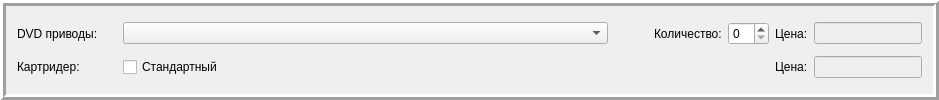
        <widget class="QFrame" name="frame_7">
         <property name="frameShape">
          <enum>QFrame::Box</enum>
         </property>
         <property name="frameShadow">
          <enum>QFrame::Raised</enum>
         </property>
         <property name="lineWidth">
          <number>3</number>
         </property>
         <layout class="QGridLayout" name="gridLayout_7">
          <item row="0" column="0">
           <layout class="QHBoxLayout" name="horizontalLayout_16">
            <item>
             <widget class="QLabel" name="label_42">
              <property name="minimumSize">
               <size>
                <width>100</width>
                <height>0</height>
               </size>
              </property>
              <property name="text">
               <string>DVD приводы: </string>
              </property>
             </widget>
            </item>
            <item>
             <widget class="QComboBox" name="comboBox_DVD">
              <property name="minimumSize">
               <size>
                <width>485</width>
                <height>0</height>
               </size>
              </property>
             </widget>
            </item>
            <item>
             <spacer name="horizontalSpacer_23">
              <property name="orientation">
               <enum>Qt::Horizontal</enum>
              </property>
              <property name="sizeHint" stdset="0">
               <size>
                <width>40</width>
                <height>20</height>
               </size>
              </property>
             </spacer>
            </item>
            <item>
             <widget class="QLabel" name="label_43">
              <property name="text">
               <string>Количество:</string>
              </property>
             </widget>
            </item>
            <item>
             <widget class="QSpinBox" name="spinBox_DVD"/>
            </item>
            <item>
             <widget class="QLabel" name="label_45">
              <property name="text">
               <string>Цена:</string>
              </property>
             </widget>
            </item>
            <item>
             <widget class="QLineEdit" name="lineEdit_price_DVD">
              <property name="enabled">
               <bool>false</bool>
              </property>
              <property name="sizePolicy">
               <sizepolicy hsizetype="Fixed" vsizetype="Fixed">
                <horstretch>0</horstretch>
                <verstretch>0</verstretch>
               </sizepolicy>
              </property>
             </widget>
            </item>
           </layout>
          </item>
          <item row="1" column="0">
           <layout class="QHBoxLayout" name="horizontalLayout_19">
            <item>
             <widget class="QLabel" name="label_54">
              <property name="minimumSize">
               <size>
                <width>100</width>
                <height>0</height>
               </size>
              </property>
              <property name="text">
               <string>Картридер: </string>
              </property>
             </widget>
            </item>
            <item>
             <widget class="QCheckBox" name="checkBox_Reader">
              <property name="text">
               <string>Стандартный</string>
              </property>
             </widget>
            </item>
            <item>
             <spacer name="horizontalSpacer_26">
              <property name="orientation">
               <enum>Qt::Horizontal</enum>
              </property>
              <property name="sizeHint" stdset="0">
               <size>
                <width>40</width>
                <height>20</height>
               </size>
              </property>
             </spacer>
            </item>
            <item>
             <widget class="QLabel" name="label_57">
              <property name="text">
               <string>Цена:</string>
              </property>
             </widget>
            </item>
            <item>
             <widget class="QLineEdit" name="lineEdit_price_Reader">
              <property name="enabled">
               <bool>false</bool>
              </property>
              <property name="sizePolicy">
               <sizepolicy hsizetype="Fixed" vsizetype="Fixed">
                <horstretch>0</horstretch>
                <verstretch>0</verstretch>
               </sizepolicy>
              </property>
             </widget>
            </item>
           </layout>
          </item>
         </layout>
        </widget>
